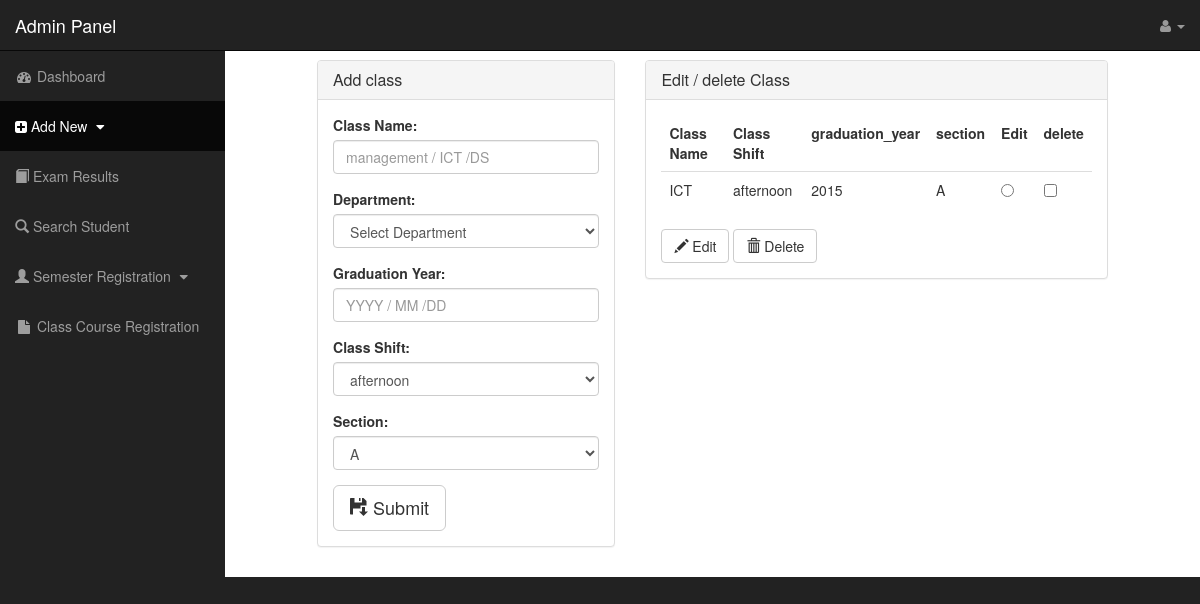
/add_class.php, run on the app's committed database.
### tables this page shows
CREATE TABLE IF NOT EXISTS `class` (
`class_id` int(11) NOT NULL,
  `class_name` varchar(50) NOT NULL,
  `department_id` int(11) NOT NULL,
  `batch` int(11) NOT NULL,
  `section` varchar(3) NOT NULL,
  `shift` varchar(50) NOT NULL,
  `graduation_year` year(4) NOT NULL
);

### includes/functions.php (called while the page is built, shortened)
<?php
$conn = new mysqli('localhost','root','','exam_res');
function get_all_classes(){
    global $conn;
    $result=$conn->query("select * from class ORDER BY class_name ");
    return $result;
}

### public/add_class.php (the view, shortened to what this page needs)
<?php require_once('../includes/functions.php');?>
<?php require_once('../includes/layout/header.php');?>
<?php $page='add_class';
require_once('../includes/layout/nav.php');?>
<div id="page-wrapper">
    <div class="row">
        <div class="col-md-1"></div>
        <div class="col-md-4">
            <div class="panel panel-default">
                <div class="panel-heading"><h3 class="panel-title">Add class</h3></div>
                <div class="panel-body">
                    <form role="form" method="post">
                        <div class="form-group">
                            <label for="txt_class_name">Class Name:</label>
                            <input type="text" class="form-control" id="txt_class_name" placeholder="management / ICT /DS" name="txt_addcls_name" required>
                        </div>
                        <div class="form-group">
                            <label for="txt_class_Department">Department:</label>
                            <select id="txt_class_Department" class="form-control" name ="ddl_addcls_Dep"  >
                                <option value="" selected>Select Department</option>
                            </select>
                        </div>
                        <div class="form-group">
                            <label for="txt_class_Gyear">Graduation Year:</label>
                            <input type="text" class="form-control" id="txt_class_Gyear" placeholder="YYYY / MM /DD " name="txt_addcls_Gyear" required>
                        </div>
                        <div class="form-group">
                            <label for="txt_class_shift">Class Shift:</label>
                            <select id="txt_class_shift" class="form-control" name ="ddl_addcls_shift"  >
                                <option value="afternoon" >afternoon</option>
                            </select>
                        </div>
                        <div class="form-group">
                            <label for="txt_class_section">Section:</label>
                            <select id="txt_class_section" class="form-control" name ="ddl_addcls_section"  >
                                <option value="A" >A</option>
                            </select>
                        </div>
                        <button type="submit" name="submit_cls" class="btn btn-default btn-lg"><span class="glyphicon glyphicon-floppy-save"></span> Submit</button>
                    </form>
                </div>
            </div>
        </div>
        <div class="col-md-6">
            <div class="panel panel-default">
                <div class="panel-heading"><h3 class="panel-title">Edit / delete Class</h3></div>
                <div class="panel-body">
                    <form role="form" method="get" name="add_class_form">
                        <table class="table table-hover">
                            <thead>
                            <tr>
                                <td><b>Class Name</b> </td>
                                <td><b>Class Shift</b> </td>
                                <td><b>graduation_year</b> </td>
                                <td><b>section</b> </td>
                                <td><b>Edit</b></td>
                                <td><b>delete</b></td>
                            </tr>
                            </thead>
                            <?php
                            $class_results=get_all_classes();
                                while($class_row=$class_results->fetch_assoc()){
                                    $table_row="<tr>";
                                    $table_row.="<td>".$class_row['class_name']."</td>";
                                    $table_row.="<td>".$class_row['shift']."</td>";
                                    $table_row.="<td>".$class_row['graduation_year']."</td>";
                                    $table_row.="<td>".$class_row['section']."</td>";
                                    $table_row.="<td><input type='radio' value='".$class_row['class_id']."' name='radio_edit_cls'></td>";
                                    $table_row.="<td><input type='checkbox' name='chk_delete_cls[]' value='".$class_row['class_id']."'></td>";
                                    $table_row.="<tr>";
                                    echo $table_row;
                                }
                            ?>
                        </table>
                        <button type="submit" class="btn btn-default btn-md" name="btn_edit_cls"><span class="glyphicon glyphicon-pencil"></span> Edit</button>
                        <button type="submit" id="btn_del" class="btn btn-default btn-md" name="btn_delete_cls" onclick="return ConfirmDelete()"><span class="glyphicon glyphicon-trash"></span> Delete</button>
                    </form>
                </div>
            </div>
            </div>
        </div>
        <?php require_once('../includes/layout/footer.php');?>

### public/css/sb-admin.css (style rules this page uses)
body { margin-top: 100px; background-color: #222; }
@media (min-width:768px) { body { margin-top: 50px; } }
#page-wrapper { width: 100%; padding: 0; background-color: #fff; }
@media (min-width:768px) { #page-wrapper { padding: 10px; } }

### data on the page
class: class_name "ICT", shift "afternoon", graduation_year "2015", section "A"
